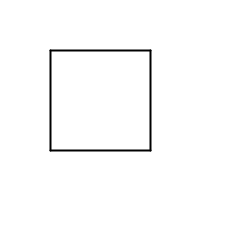
Frame 1 (no input)
Frame 60 (the mouse pressed at the canvas centre just before this capture): identical to frame 1, image omitted
Frame 120 (the mouse held since frame 60 and released just before this capture): identical to frame 1, image omitted

The Processing sketch that drew this single still picture (run headless with seeded random() and noise(); from frame 60 on, the mouse is pressed at the canvas centre):

// Processing sketch: sketch_9_4
// ── sketch_9_4.pde
void setup(){
  size(250,250);
  background(255,255,255);
  stroke(0,0,0);
  strokeWeight(2);
  
  tekenVierkant(50,50,100,100);
 
}
void draw(){
}
void tekenVierkant(float x, float y, float breedte, float hoogte){
  line(x, y, x + breedte, y);
  
  line(x + breedte, y, x + breedte, y + hoogte);
  
  line(x + breedte, y + hoogte, x, y + hoogte);
 
  line(x, y + hoogte, x, y); 
}
